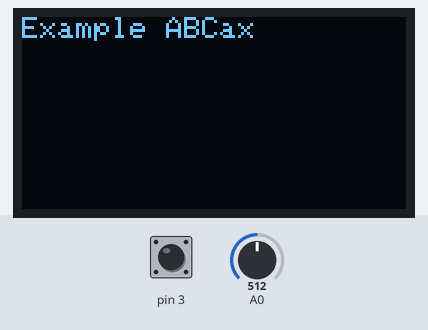
The sketch below on a simulated Arduino Uno, built with avr-gcc and run on an emulated ATmega328P. On the bench: 128×64 one-colour display. Inputs (shaded band) come from the test bench; at power-on: A0 = 512, pin 3 HIGH. What the sketch prints to the serial monitor is not drawn.

Above: at 1.2 s.
1.3 s: A0 set to 53
2.8 s: A0 set to 46
At 4.0 s:
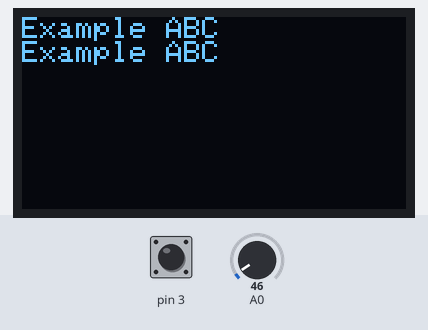
4.3 s: A0 set to 122
At 5.5 s:
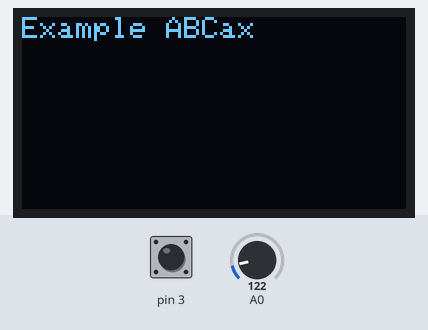
5.8 s: A0 set to 40
At 7.0 s:
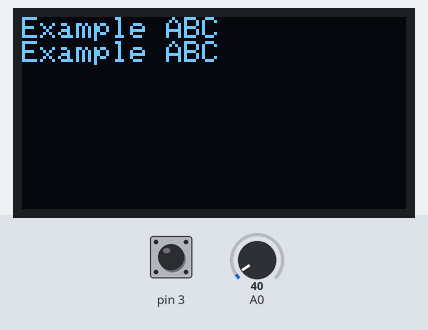
7.3 s: A0 set to 60
At 8.6 s:
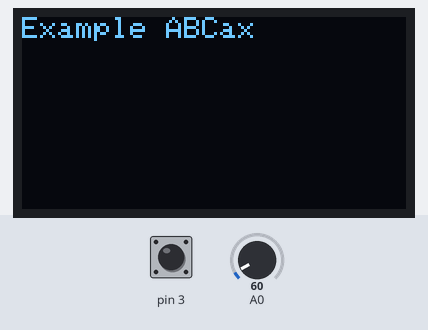
Timing chart, 0 to 9.8 s (numbered marks = the images above; inputs shaded):
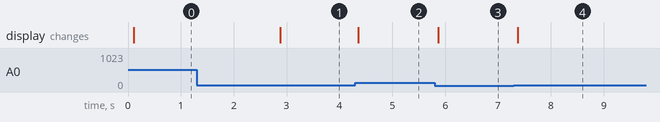

Measured:
- the behaviour switches between 50 and 49 on A0 (found by bisection; images 0 and 1)
- after the input at 1.3 s, every drawn part: stays the same
- after the input at 2.8 s, the display: changes after 0.08 s (image 1)
- after the input at 4.3 s, the display: changes after 0.06 s (image 2)
- after the input at 5.8 s, the display: changes after 0.07 s (image 3)
- after the input at 7.3 s, the display: changes after 0.07 s (image 4)

The sketch:

oledButtonJoystick.ino
```cpp
//---------- I2C setting ------------------------------------------------------------------------
#include <Wire.h>

//---------- 128x64 OLED setting ----------------------------------------------------------------
#define OLED_096_INCH   1
#define OLED_130_INCH   2

#define DISPLAY_SIZE OLED_130_INCH    // Select Display Size

#define OLED_RESET 13

#include <Adafruit_GFX.h>

#if (DISPLAY_SIZE == OLED_096_INCH)
 #include <Adafruit_SSD1306.h>
#endif
#if (DISPLAY_SIZE == OLED_130_INCH)
 #include <Adafruit_SH1106.h>
#endif

#if (DISPLAY_SIZE == OLED_096_INCH)
 Adafruit_SSD1306 display(OLED_RESET);
#endif
#if (DISPLAY_SIZE == OLED_130_INCH)
 Adafruit_SH1106 display(OLED_RESET);
#endif


void setup()
{
  Wire.begin();

  // OLED Display initial setting to operation
  Init_OLED();

  pinMode(3, INPUT_PULLUP);
  pinMode(A2, INPUT);
  Serial.begin(9600);
}
void loop(){
int x = analogRead(A0);
Serial.println(x);
    OLED_Display();
    if(digitalRead(3) == LOW || x <50) {
  display.print(F("Example ")); display.println("ABC");
  display.print(F("Example ")); display.println("ABC");
  }
  else
  {
    display.print(F("Example ")); display.println("ABCax");
  }
}

void Init_OLED() {

  // OLED Display initial setting to operation
  #if (DISPLAY_SIZE == OLED_096_INCH)
   display.begin(SSD1306_SWITCHCAPVCC, 0x3C);
  #endif
  #if (DISPLAY_SIZE == OLED_130_INCH)
   display.begin(SH1106_SWITCHCAPVCC, 0x3C);
  #endif
  display.display();
  delay(1);
  display.clearDisplay();

}

void OLED_Display() {

  display.setTextSize(1); // Or display.setTextSize(2);
  display.setTextColor(WHITE);
  display.setCursor(0,0);
  //display.println(String( ) + ":" + String( ));

  display.display();
  display.clearDisplay();

}
```
